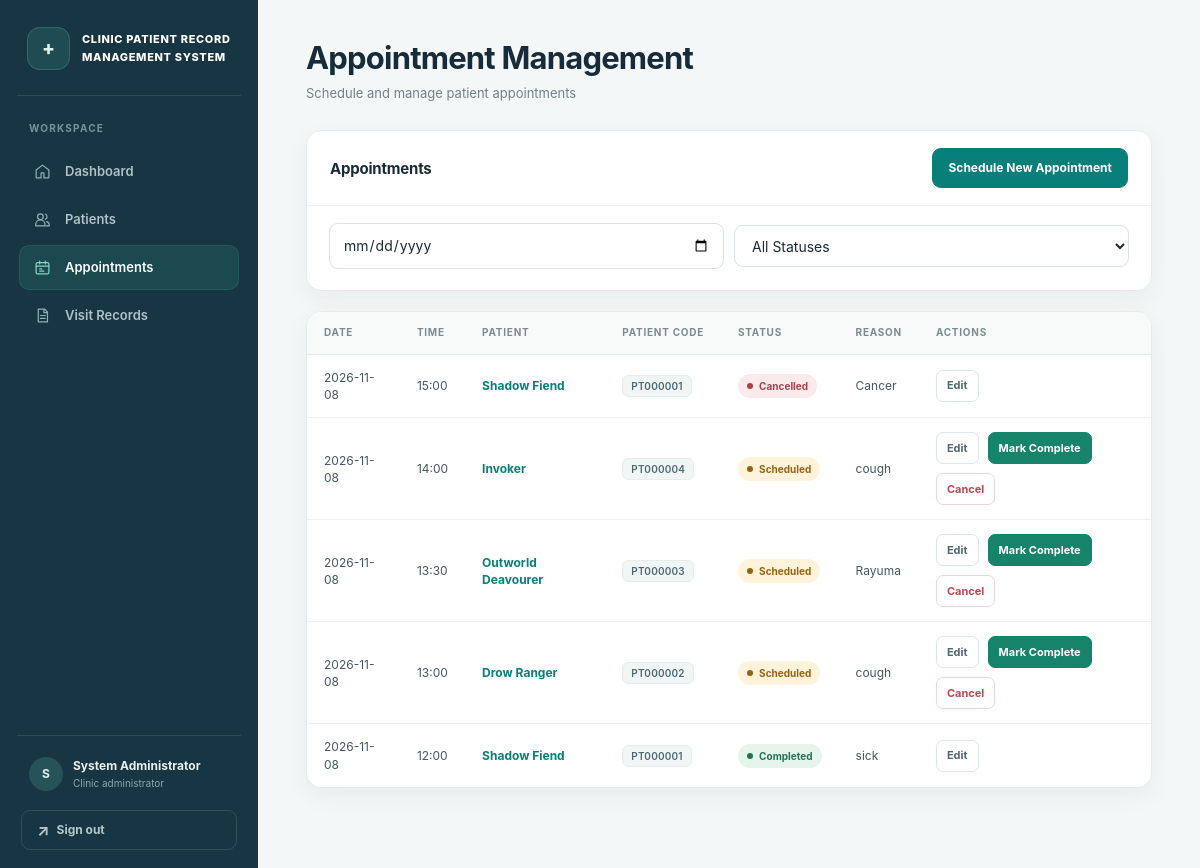
Before: /appointments (signed in) with the older database file.
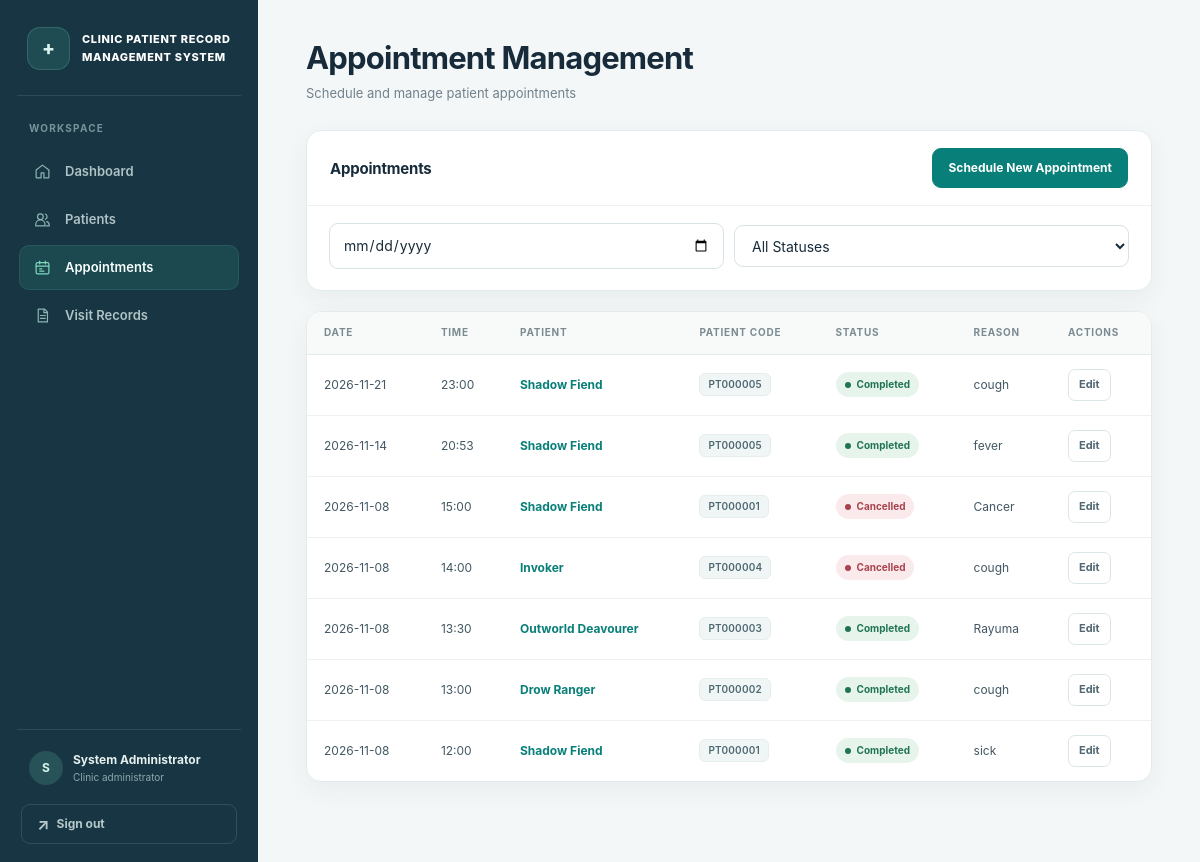
After: the same page with the newer database file.
### tables this page shows
CREATE TABLE appointments (
    appointment_id INTEGER PRIMARY KEY AUTOINCREMENT,
    patient_id INTEGER NOT NULL,
    visit_date TEXT NOT NULL,
    time TEXT NOT NULL,
    status TEXT NOT NULL DEFAULT 'Scheduled',
    reason TEXT,
    created_at TEXT NOT NULL DEFAULT CURRENT_TIMESTAMP,
    updated_at TEXT NOT NULL DEFAULT CURRENT_TIMESTAMP,
    FOREIGN KEY (patient_id) REFERENCES patients(patient_id) ON DELETE CASCADE,
    CHECK (status IN ('Scheduled', 'Completed', 'Cancelled'))
);

CREATE TABLE patients (
    patient_id INTEGER PRIMARY KEY AUTOINCREMENT,
    patient_code TEXT UNIQUE NOT NULL,
    name TEXT NOT NULL,
    contact TEXT,
    date_of_birth TEXT,
    address TEXT,
    created_at TEXT NOT NULL DEFAULT CURRENT_TIMESTAMP,
    updated_at TEXT NOT NULL DEFAULT CURRENT_TIMESTAMP
);

### app.py (the view)
@app.route('/appointments')
@login_required
def appointments():
    filter_date = request.args.get('date', '').strip()
    filter_status = request.args.get('status', '').strip()
    if filter_date or filter_status:
        appointments_list = db.filter_appointments(
            date=filter_date if filter_date else None,
            status=filter_status if filter_status else None
        )
    else:
        appointments_list = db.get_all_appointments()
    return render_template('appointments.html', appointments=appointments_list,
                         filter_date=filter_date, filter_status=filter_status)

### app.py (called while the page is built)
@app.after_request
def prevent_auth_page_caching(response):
    if request.endpoint in {'login', 'logout'}:
        response.headers['Cache-Control'] = 'no-store, no-cache, must-revalidate, max-age=0'
        response.headers['Pragma'] = 'no-cache'
        response.headers['Expires'] = '0'
    return response

def login_required(f):
    @wraps(f)
    def decorated_function(*args, **kwargs):
        if 'user_id' not in session:
            flash('Please log in to access this page.', 'error')
            return redirect(url_for('login'))
        return f(*args, **kwargs)
    return decorated_function

### database.py (called while the page is built)
def get_db_connection():
    conn = sqlite3.connect(DATABASE_PATH)
    conn.row_factory = sqlite3.Row
    conn.execute('PRAGMA foreign_keys = ON')
    return conn

def get_all_appointments():
    conn = get_db_connection()
    appointments = conn.execute(
        '''SELECT a.*, p.name, p.patient_code
           FROM appointments a
           JOIN patients p ON a.patient_id = p.patient_id
           ORDER BY a.visit_date DESC, a.time DESC'''
    ).fetchall()
    conn.close()
    return appointments

### templates/appointments.html (shortened to what this page needs)
{% extends "base.html" %}
{% block content %}
<div class="content-header">
    <h1>Appointment Management</h1>
    <p>Schedule and manage patient appointments</p>
</div>
<div class="card">
    <div class="card-header">
        <h2>Appointments</h2>
        <a href="{{ url_for('schedule_appointment') }}" class="btn btn-primary">Schedule New Appointment</a>
    </div>
    <form method="GET" action="{{ url_for('appointments') }}" class="filter-bar" data-auto-submit>
        <div class="form-group">
            <input type="date" name="date" class="form-input" value="{{ filter_date }}" data-auto-submit-change aria-label="Filter appointments by date">
        </div>
        <div class="form-group">
            <select name="status" class="form-select" data-auto-submit-change aria-label="Filter appointments by status">
                <option value="">All Statuses</option>
            </select>
        </div>
    </form>
</div>
{% if appointments %}
<div class="card">
    <div class="table-container">
        <table class="data-table">
            <thead>
                <tr>
                    <th>Date</th>
                    <th>Time</th>
                    <th>Patient</th>
                    <th>Patient Code</th>
                    <th>Status</th>
                    <th>Reason</th>
                    <th>Actions</th>
                </tr>
            </thead>
            <tbody>
                {% for appointment in appointments %}
                <tr>
                    <td>{{ appointment.visit_date }}</td>
                    <td>{{ appointment.time }}</td>
                    <td><a href="{{ url_for('patient_details', patient_id=appointment.patient_id) }}">{{ appointment.name }}</a></td>
                    <td><span class="patient-code">{{ appointment.patient_code }}</span></td>
                    <td>
                        <span class="status-badge status-{{ appointment.status.lower() }}">{{ appointment.status }}</span>
                    </td>
                    <td>{{ appointment.reason or '—' }}</td>
                    <td>
                        <div class="action-buttons">
                            <a href="{{ url_for('edit_appointment', appointment_id=appointment.appointment_id) }}" class="btn btn-secondary btn-small">Edit</a>
                            {% if appointment.status == 'Scheduled' %}
                            <form method="POST" action="{{ url_for('complete_appointment', appointment_id=appointment.appointment_id) }}" onsubmit="return confirm('Mark this appointment as completed?');">
                                <button type="submit" class="btn btn-success btn-small">Mark Complete</button>
                            </form>
                            <form method="POST" action="{{ url_for('cancel_appointment', appointment_id=appointment.appointment_id) }}" onsubmit="return confirm('Cancel this appointment?');">
                                <button type="submit" class="btn btn-danger btn-small">Cancel</button>
                            </form>
                            {% endif %}
                        </div>
                    </td>
                </tr>
                {% endfor %}
            </tbody>
        </table>
    </div>
</div>
{% endif %}
{% endblock %}

### templates/base.html (shortened to what this page needs)
<!DOCTYPE html>
<html lang="en">
<head>
    <link rel="stylesheet" href="{{ url_for('static', filename='css/style.css') }}">
</head>
<body>
    {% if session.get('user_id') %}
    <div class="app-container">
        <aside class="sidebar">
            <div class="sidebar-header">
                <span class="brand-mark" aria-hidden="true">+</span>
                <h2>CLINIC PATIENT RECORD MANAGEMENT SYSTEM</h2>
            </div>
            <div class="nav-caption">Workspace</div>
            <nav class="sidebar-nav" aria-label="Main navigation">
                <a href="{{ url_for('dashboard') }}" class="nav-item {% if request.endpoint == 'dashboard' %}active{% endif %}" aria-label="Dashboard"><span class="nav-icon" aria-hidden="true"><svg viewBox="0 0 24 24"><path d="m3 10 9-7 9 7v10a1 1 0 0 1-1 1h-6v-7h-4v7H4a1 1 0 0 1-1-1z"/></svg></span><span class="nav-label">Dashboard</span></a>
                <a href="{{ url_for('patients') }}" class="nav-item {% if request.endpoint in ['patients', 'register_patient', 'patient_details', 'edit_patient'] %}active{% endif %}" aria-label="Patients"><span class="nav-icon" aria-hidden="true"><svg viewBox="0 0 24 24"><circle cx="9" cy="8" r="4"/><path d="M2.5 21v-2a6.5 6.5 0 0 1 13 0v2zM16 4.3a4 4 0 0 1 0 7.4M18 15a5 5 0 0 1 3.5 4.8V21h-4"/></svg></span><span class="nav-label">Patients</span></a>
                <a href="{{ url_for('appointments') }}" class="nav-item {% if request.endpoint in ['appointments', 'schedule_appointment', 'edit_appointment'] %}active{% endif %}" aria-label="Appointments"><span class="nav-icon" aria-hidden="true"><svg viewBox="0 0 24 24"><rect x="3" y="5" width="18" height="16" rx="2"/><path d="M16 3v4M8 3v4M3 10h18M8 14h3M8 17h6"/></svg></span><span class="nav-label">Appointments</span></a>
                <a href="{{ url_for('visits') }}" class="nav-item {% if request.endpoint in ['visits', 'record_visit', 'patient_visits'] %}active{% endif %}" aria-label="Visit Records"><span class="nav-icon" aria-hidden="true"><svg viewBox="0 0 24 24"><path d="M6 3h9l4 4v14H6zM14 3v5h5M9 12h7M9 16h7"/></svg></span><span class="nav-label">Visit Records</span></a>
            </nav>
            <div class="sidebar-footer">
                <div class="sidebar-user">
                    <span class="avatar" aria-hidden="true">{{ session.get('full_name', 'U')[:1] }}</span>
                    <span><strong>{{ session.get('full_name') }}</strong><small>Clinic administrator</small></span>
                </div>
                <a href="{{ url_for('logout') }}" class="btn btn-secondary" aria-label="Sign out"><span class="signout-icon" aria-hidden="true">↗</span><span class="sidebar-label">Sign out</span></a>
            </div>
        </aside>
        <main class="main-content">
            <div class="content-inner">
                {% block content %}{% endblock %}
            </div>
        </main>
    </div>
    {% else %}
    {% block login_content %}{% endblock %}
    {% endif %}
</body>
</html>

Changed rows visible on the page:
added appointments: visit_date "2026-11-21", time "23:00", name "Shadow Fiend", patient_code "PT000005", status "Completed", reason "cough"
added appointments: visit_date "2026-11-14", time "20:53", name "Shadow Fiend", patient_code "PT000005", status "Completed", reason "fever"
changed appointments "Invoker": status "Scheduled" → "Cancelled"; no longer shows "Mark Complete Cancel"
changed appointments "Rayuma": status "Scheduled" → "Completed"; no longer shows "Mark Complete Cancel"
changed appointments "Drow Ranger": status "Scheduled" → "Completed"; no longer shows "Mark Complete Cancel"
